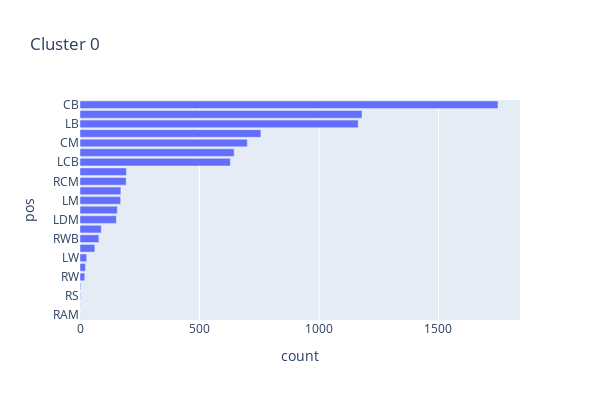

Source (notebook cell):
### Code cell
import plotly.express as px
print("Cluster 1")
pos=list()
count=list()
for j in clusts[0]:
    pos.append(j)
    count.append(clusts[0][j])
    #making a pandas df to store this
d = pd.DataFrame()
d['pos'] = pos
d['count'] = count
d = d.sort_values(by=['count'])
fig = px.bar(d, x="count", y="pos",title="Cluster "+str(0),width=600,height=400)
fig.show()

### Figure 1 — Plotly figure (JSON) as saved in the notebook; plotly's stock layout.template omitted (floating-point values rounded to 4 significant figures)
{"data": [{"alignmentgroup": "True", "hovertemplate": "count=%{x}<br>pos=%{y}<extra></extra>", "legendgroup": "", "marker": {"color": "#636efa"}, "name": "", "offsetgroup": "", "orientation": "h", "showlegend": false, "textposition": "auto", "type": "bar", "x": [1, 1, 2, 3, 20, 23, 28, 62, 79, 89, 152, 156, 170, 171, 193, 194, 629, 645, 700, 757, 1164, 1180, 1749], "xaxis": "x", "y": ["RAM", "LS", "RS", "CF", "RW", "ST", "LW", "LWB", "RWB", "CAM", "LDM", "RDM", "LM", "LCM", "RCM", "RM", "LCB", "RCB", "CM", "CDM", "LB", "RB", "CB"], "yaxis": "y"}], "layout": {"barmode": "relative", "height": 400, "legend": {"tracegroupgap": 0}, "title": {"text": "Cluster 0"}, "width": 600, "xaxis": {"anchor": "y", "domain": [0, 1], "title": {"text": "count"}}, "yaxis": {"anchor": "x", "domain": [0, 1], "title": {"text": "pos"}}}}
